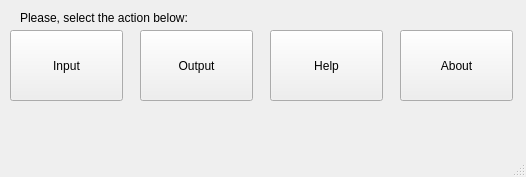
<?xml version="1.0" encoding="UTF-8"?>
<ui version="4.0">
 <class>MainWindow</class>
 <widget class="QMainWindow" name="MainWindow">
  <property name="geometry">
   <rect>
    <x>0</x>
    <y>0</y>
    <width>526</width>
    <height>177</height>
   </rect>
  </property>
  <property name="windowTitle">
   <string>MainWindow</string>
  </property>
  <widget class="QWidget" name="centralwidget">
   <widget class="QPushButton" name="btnInput">
    <property name="geometry">
     <rect>
      <x>10</x>
      <y>30</y>
      <width>113</width>
      <height>71</height>
     </rect>
    </property>
    <property name="text">
     <string>Input</string>
    </property>
   </widget>
   <widget class="QPushButton" name="btnHelp">
    <property name="geometry">
     <rect>
      <x>270</x>
      <y>30</y>
      <width>113</width>
      <height>71</height>
     </rect>
    </property>
    <property name="text">
     <string>Help</string>
    </property>
   </widget>
   <widget class="QPushButton" name="btnOutput">
    <property name="geometry">
     <rect>
      <x>140</x>
      <y>30</y>
      <width>113</width>
      <height>71</height>
     </rect>
    </property>
    <property name="text">
     <string>Output</string>
    </property>
   </widget>
   <widget class="QPushButton" name="btnAbout">
    <property name="geometry">
     <rect>
      <x>400</x>
      <y>30</y>
      <width>113</width>
      <height>71</height>
     </rect>
    </property>
    <property name="text">
     <string>About</string>
    </property>
   </widget>
   <widget class="QLabel" name="label">
    <property name="geometry">
     <rect>
      <x>20</x>
      <y>10</y>
      <width>421</width>
      <height>16</height>
     </rect>
    </property>
    <property name="text">
     <string>Please, select the action below:</string>
    </property>
   </widget>
  </widget>
  <widget class="QMenuBar" name="menubar">
   <property name="geometry">
    <rect>
     <x>0</x>
     <y>0</y>
     <width>526</width>
     <height>22</height>
    </rect>
   </property>
  </widget>
  <widget class="QStatusBar" name="statusbar"/>
 </widget>
 <resources/>
 <connections/>
</ui>
